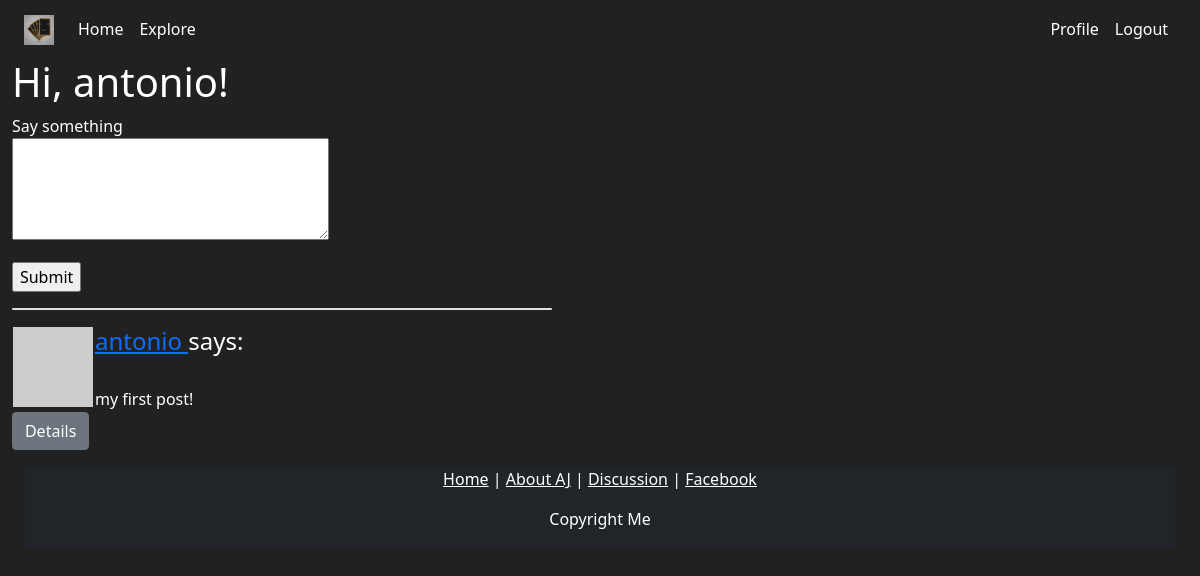
/discussion (signed in), run on the app's committed database.
### app/models.py (models this page shows, shortened)
class User(UserMixin, db.Model):
    id = db.Column(db.Integer, primary_key=True)
    username = db.Column(db.String(64), index=True, unique=True)
    email = db.Column(db.String(120), index=True, unique=True)
    password_hash = db.Column(db.String(128))
    posts = db.relationship('Post', backref='author', lazy='dynamic')
    about_me = db.Column(db.String(140))
    last_seen = db.Column(db.DateTime, default=datetime.utcnow)
    def avatar(self, size):
        digest = md5(self.email.lower().encode('utf-8')).hexdigest()
        return 'https://www.gravatar.com/avatar/{}?d=identicon&s={}'.format(
            digest, size)
    followed = db.relationship(
        'User', secondary=followers,
        primaryjoin=(followers.c.follower_id == id),
        secondaryjoin=(followers.c.followed_id == id),
        backref=db.backref('followers', lazy='dynamic'), lazy='dynamic')
    def followed_posts(self):
        followed = Post.query.join(
            followers, (followers.c.followed_id == Post.user_id)).filter(
                followers.c.follower_id == self.id)
        own = Post.query.filter_by(user_id=self.id)
        return followed.union(own).order_by(Post.timestamp.desc())

class Post(db.Model):
    id = db.Column(db.Integer, primary_key=True)
    body = db.Column(db.String(140))
    timestamp = db.Column(db.DateTime, index=True, default=datetime.utcnow)
    user_id = db.Column(db.Integer, db.ForeignKey('user.id'))

### app/routes.py (the view)
@app.route('/discussion', methods=['GET', 'POST'])
@login_required
def discussion():
    form = PostForm()
    if form.validate_on_submit():
        post = Post(body=form.post.data, author=current_user)
        db.session.add(post)
        db.session.commit()
        flash('Your post is now live!')
        return redirect(url_for('discussion'))
    page = request.args.get('page', 1, type=int)
    posts = current_user.followed_posts().paginate(
        page, app.config['POSTS_PER_PAGE'], False)
    next_url = url_for('discussion', page=posts.next_num) \
        if posts.has_next else None
    prev_url = url_for('discussion', page=posts.prev_num) \
        if posts.has_prev else None
    return render_template('discussion.html', title='Home', form=form,
                           posts=posts.items, next_url=next_url,
                           prev_url=prev_url)

### app/forms.py
class PostForm(FlaskForm):
    post = TextAreaField('Say something', validators=[
        DataRequired(), Length(min=1, max=140)])
    submit = SubmitField('Submit')

### app/models.py (called while the page is built)
@login.user_loader
def load_user(id):
    return User.query.get(int(id))

### app/routes.py (called while the page is built)
@app.before_request
def before_request():
    if current_user.is_authenticated:
        current_user.last_seen = datetime.utcnow()
        db.session.commit()

### app/templates/discussion.html (shortened to what this page needs)
{% extends "base.html" %}
{% block content %}
    <h1>Hi, {{ current_user.username }}!</h1>
    {% if form %}
    <form action="" method="post">
    <form action="" method="post">
        <p>
            {{ form.post.label }}<br>
            {{ form.post(cols=32, rows=4) }}<br>
        </p>
        <p>{{ form.submit() }}</p>
    </form>
    {% endif %}
    {% for post in posts %}
        {% include '_post.html' %}
    {% endfor %}
{% endblock %}

### app/templates/_post.html
<table>
    <tr valign="top">
        <div class="card mb-3" style="max-width:540px">
        <div class="row g-0">
        <td>
            <div class="col-md-4">
                <img src="{{ post.author.avatar(75) }}">
            </div>
        </td>
        <td>
            <h4 class='card-title'><a href="{{ url_for('user', username=post.author.username) }}">
                {{ post.author.username }}
            </a>
            says:</h4><br>{{ post.body }}
        </td>
    </div>
</div>
</tr>
</table>
<a href='{{ url_for("post_detail", post_id=post_id) }}'><button class='btn btn-secondary'>Details</button></a>

### app/static/style.css (style rules this page uses)
body, html { margin-left:0.5%; margin-right:0.5%; }

### app/templates/base.html (style rules this page uses)
body { background-color: #212121; color: white }

### data on the page
User: username "antonio"
Post: author.username "antonio", body "my first post!"
